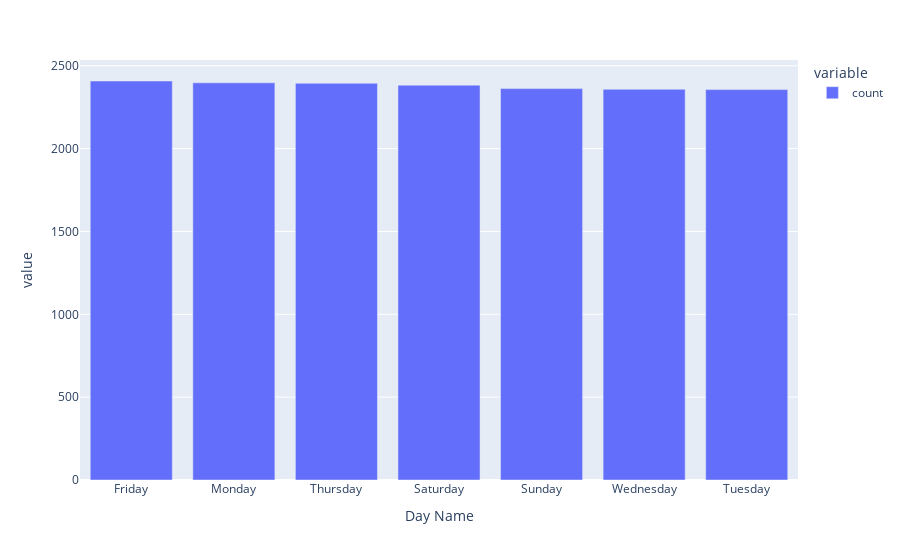

Notebook code for this chart:
### Code cell
px.bar(df['Day Name'].value_counts())
##friday is the busiest day of the week

### Figure 1 — Plotly figure (JSON) as saved in the notebook; plotly's stock layout.template omitted (floating-point values rounded to 4 significant figures)
{"data": [{"hovertemplate": "variable=count<br>Day Name=%{x}<br>value=%{y}<extra></extra>", "legendgroup": "count", "marker": {"color": "#636efa", "pattern": {"shape": ""}}, "name": "count", "orientation": "v", "showlegend": true, "textposition": "auto", "type": "bar", "x": ["Friday", "Monday", "Thursday", "Saturday", "Sunday", "Wednesday", "Tuesday"], "xaxis": "x", "y": [2408, 2397, 2394, 2383, 2362, 2358, 2356], "yaxis": "y"}], "layout": {"barmode": "relative", "legend": {"title": {"text": "variable"}, "tracegroupgap": 0}, "margin": {"t": 60}, "xaxis": {"anchor": "y", "domain": [0, 1], "title": {"text": "Day Name"}}, "yaxis": {"anchor": "x", "domain": [0, 1], "title": {"text": "value"}}}}
